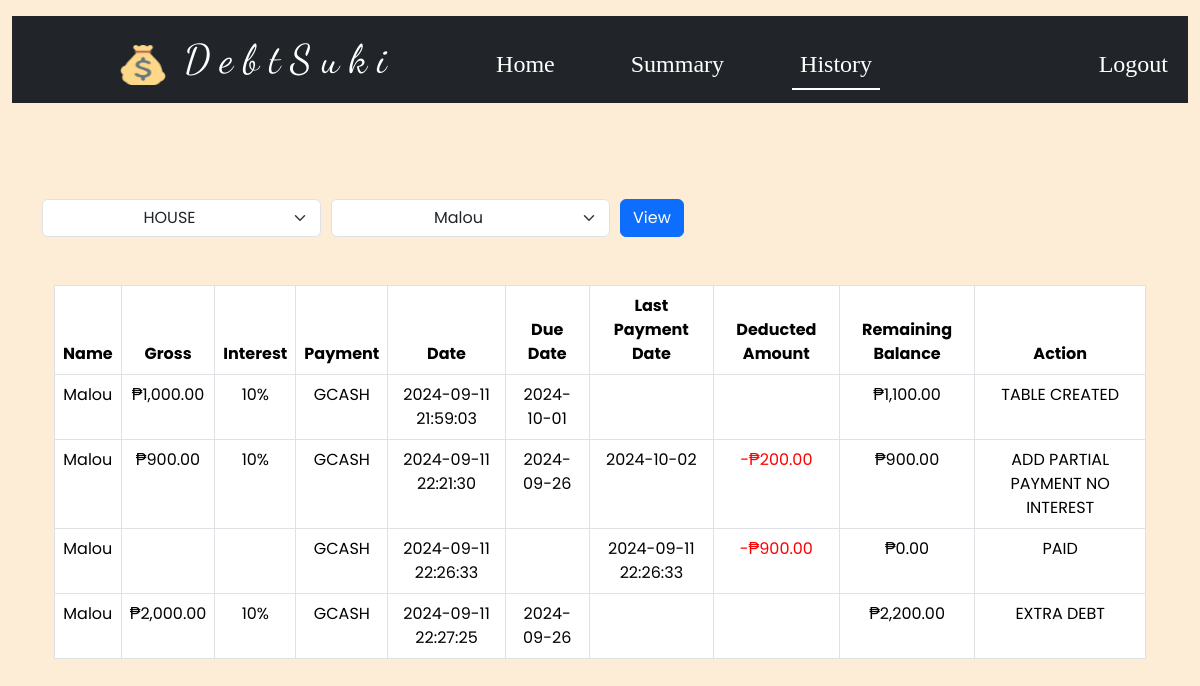
Screenshot of /history/86/Malou/HOUSE (signed in) with the database file from the repository.
### tables this page shows
CREATE TABLE history (id INTEGER PRIMARY KEY AUTOINCREMENT NOT NULL, user_id INTEGER NOT NULL, table_name TEXT NOT NULL, name TEXT NOT NULL, gross REAL, interest REAL, payment TEXT, date DATETIME NOT NULL, due_date DATETIME NOT NULL, last_payment_date DATETIME, remaining_bal REAL NOT NULL, action TEXT NOT NULL, debtor_id INTEGER NOT NULL, amount_paid REAL);

### app.py (the view)
@app.route("/history/<debtor_id>/<name>/<table_name>", methods=["GET", "POST"])
@login_required
def history(debtor_id, name, table_name):
    if request.method == "POST":
        user_id = session["user_id"]
        tables = request.form.get("specific_table")
        debtors = request.form.get("names_list")
        table_summary_db = db.execute("SELECT * FROM table_summary WHERE user_id = ?", user_id)
        tablenames_summary_db = db.execute("SELECT table_name FROM table_summary WHERE user_id = ? GROUP BY table_name", user_id)
        tables_list = [all_tables["table_name"] for all_tables in tablenames_summary_db]
        names_list = [all_names["name"] for all_names in table_summary_db]
        list_selected_names = db.execute("SELECT name FROM table_summary WHERE user_id = ? AND table_name = ?", user_id, tables)
        debtor_id_db = db.execute("SELECT id FROM table_summary WHERE user_id = ? AND table_name = ? AND name = ?", user_id, tables, debtors)
        if debtor_id_db:
            debtor_id = debtor_id_db[0]["id"]
            history_db = db.execute("SELECT * FROM history WHERE user_id = ? AND table_name = ? AND debtor_id = ?", user_id, tables, debtor_id)
        if debtors in names_list and tables in tables_list:
            return render_template("historyView.html", table_names=tablenames_summary_db, selected_name=debtors, selected_table=tables, names=list_selected_names, tables=history_db, php=php, int=int)
        else:
            flash("Selection of table or debtor is invalid!")
            return redirect("/homepage")
    else:
        user_id = session["user_id"]
        table_summary_db = db.execute("SELECT * FROM table_summary WHERE user_id = ?", user_id)
        tablenames_summary_db = db.execute("SELECT table_name FROM table_summary WHERE user_id = ? GROUP BY table_name", user_id)
        tables_list = [all_tables["table_name"] for all_tables in tablenames_summary_db]
        names_list = [all_names["name"] for all_names in table_summary_db]
        selected_from_summary = False
        if table_summary_db:
            if tablenames_summary_db and name not in names_list and table_name not in tables_list:
                selected_from_summary = False
                return render_template("history.html", table=table_summary_db, table_names=tablenames_summary_db, from_summary=selected_from_summary)
            elif tablenames_summary_db and name in names_list and table_name in tables_list:
                selected_from_summary = True
                history_db = db.execute("SELECT * FROM history WHERE user_id = ? AND table_name = ? AND debtor_id = ?", user_id, table_name, debtor_id)
                list_selected_names = db.execute("SELECT name FROM table_summary WHERE user_id = ? AND table_name = ?", user_id, table_name)
                return render_template("history.html", table=table_summary_db, table_names=tablenames_summary_db, from_summary=selected_from_summary, selected_name=name, selected_table=table_name, names=list_selected_names, tables=history_db, php=php, int=int)
        else:
            return render_template("history.html")

### app.py (called while the page is built)
@app.after_request
def after_request(response):
    response.headers["Cache-Control"] = "no-cache, no-store, must-revalidate"
    response.headers["Expires"] = 0
    response.headers["Pragma"] = "no-cache"
    return response

### helpers.py (called while the page is built)
def login_required(f):
    @wraps(f)
    def decorated_function(*args, **kwargs):
        if session.get("user_id") is None:
            return redirect("/login")
        return f(*args, **kwargs)
    return decorated_function

def php(value):
    return f"₱{value:,.2f}"

### templates/history.html (shortened to what this page needs)
{% extends "layout.html" %}
{% block main %}
    {% if table %}
        {% if from_summary %}
            <form action="/history/<debtor_id>/<name>/<table_name>" method="post" class="d-flex" style="column-gap:10px;">
                <select id="specific_table" name="specific_table" class="form-select w-25 text-center" onchange="fetchItem()" required>
                    {% for table_name in table_names %}
                        <option value="{{ table_name.table_name }}" {% if table_name.table_name == selected_table %}selected{% endif %}>{{ table_name.table_name }}</option>
                    {% endfor %}
                </select>
                <select name="names_list" id="names_list" class="form-select w-25 text-center" required>
                    {% for name in names %}
                        <option value="{{ name.name }}" {% if name.name == selected_name %}selected{% endif %} style="text-transform:capitalize;">{{ name.name }}</option>
                    {% endfor %}
                </select>
                <button class="btn btn-primary" type="submit">View</button>
            </form>
            <div class="container mt-5 table-responsive">
                <table class="table table-bordered">
                    <thead>
                        <tr>
                            <th scope="col">Name</th>
                            <th scope="col">Gross</th>
                            <th scope="col">Interest</th>
                            <th scope="col">Payment</th>
                            <th scope="col">Date</th>
                            <th scope="col">Due Date</th>
                            <th scope="col">Last Payment Date</th>
                            <th scope="col">Deducted Amount</th>
                            <th scope="col">Remaining Balance</th>
                            <th scope="col">Action</th>
                        </tr>
                    </thead>
                    <tbody>
                        {% for table in tables %}
                            <tr>
                                <td>{{ table.name }}</td>
                                <td>{% if table.gross %}{{ php(table.gross) }}{% endif %}</td>
                                <td>{% if table.interest %}{{ int(table.interest )}}%{% endif %}</td>
                                <td>{% if table.payment %}{{ table.payment }}{% endif %}</td>
                                <td>{{ table.date }}</td>
                                <td>{{ table.due_date }}</td>
                                <td>{% if table.last_payment_date %}{{ table.last_payment_date }}{% endif %}</td>
                                <td style="color:red">{% if table.amount_paid %}-{{ php(table.amount_paid) }}{% endif %}</td>
                                <td>{{ php(table.remaining_bal) }}</td>
                                <td>{{ table.action }}</td>
                            </tr>
                        {% endfor %}
                    </tbody>
                </table>
            </div>
        {% endif %}
    {% endif %}
{% endblock %}

### static/styles.css (style rules this page uses)
body { background-color: rgb(253, 236, 214); position: relative; box-sizing: border-box; font-family: "Poppins", sans-serif; }

### rows the page displays
history: name "Malou", gross "₱1,000.00", interest "10", payment "GCASH", date "2024-09-11 21:59:03", due_date "2024-10-01", remaining_bal "₱1,100.00", action "TABLE CREATED"
history: name "Malou", gross "₱900.00", interest "10", payment "GCASH", date "2024-09-11 22:21:30", due_date "2024-09-26", last_payment_date "2024-10-02", amount_paid "₱200.00", remaining_bal "₱900.00", action "ADD PARTIAL PAYMENT NO INTEREST"
history: name "Malou", payment "GCASH", date "2024-09-11 22:26:33", last_payment_date "2024-09-11 22:26:33", amount_paid "₱900.00", remaining_bal "₱0.00", action "PAID"
history: name "Malou", gross "₱2,000.00", interest "10", payment "GCASH", date "2024-09-11 22:27:25", due_date "2024-09-26", remaining_bal "₱2,200.00", action "EXTRA DEBT"

### other values shown
form field specific_table "HOUSE"
form field names_list "Malou"
